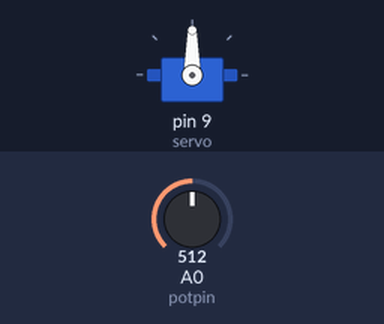
Simulated run of this sketch. Board: Arduino Uno, built with avr-gcc and run on an emulated ATmega328P. Parts: servo. The inputs (shaded band) are chosen by the test bench; at power-on: A0 (potpin) = 512.

Above: at 1.2 s.
1.3 s: A0 (potpin) set to 716
At 2.5 s:
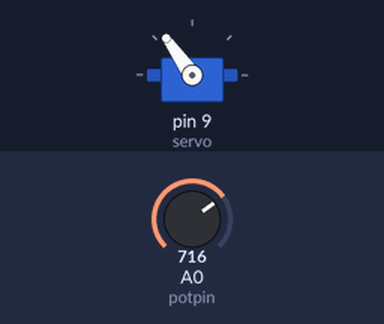
2.8 s: A0 (potpin) set to 900
At 3.6 s:
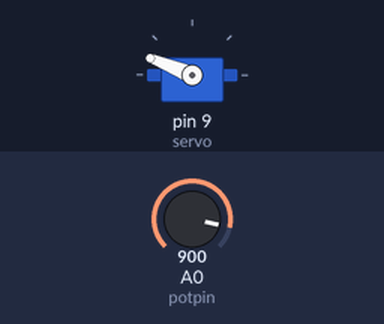
4.3 s: A0 (potpin) set to 1023
At 5.0 s:
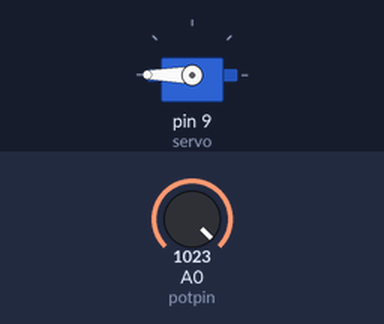
5.8 s: A0 (potpin) set to 306
At 7.0 s:
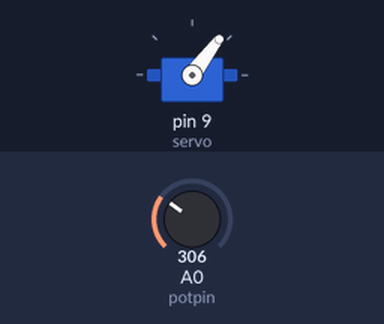
7.3 s: A0 (potpin) set to 122
At 8.5 s:
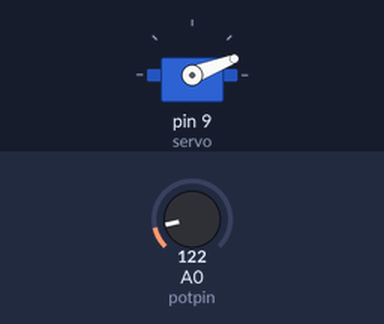
Timing chart, 0 to 9.8 s (numbered marks = the images above; inputs shaded):
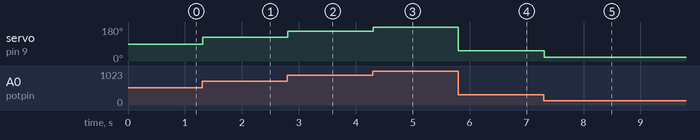

Measured:
- after the input at 1.3 s, servo on pin 9 (servo): 90° → 125° at once
- after the input at 2.8 s, servo on pin 9 (servo): 125° → 158° at once
- after the input at 4.3 s, servo on pin 9 (servo): 158° → 180° at once
- after the input at 5.8 s, servo on pin 9 (servo): 180° → 53° at once
- after the input at 7.3 s, servo on pin 9 (servo): 53° → 21° at once

The sketch:

SERVO_BASIC.ino
```cpp
#include <Servo.h>
Servo servo;

const int potpin = 0;
int val;

void setup() {
  servo.attach(9);
}

void loop() {
  val = analogRead(potpin);
  val = map(val, 0, 1023, 0, 180);
  servo.write(val);
  delay(15);
}
```
